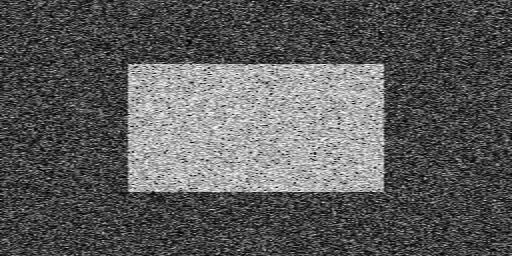
#> input picture 04-OpenCV/01-OpenCV_Python/data/noisy2.png, 512 x 256 px
$ python P10_OTSU.py
#> lines starting #> are read from the running program, lines starting #| are printed output that depends on the picture; after the words box and inside, x2 and y2 are one past the last pixel; in counts of white or black regions, pixels touching at a corner belong together
import cv2 as cv
import numpy as np
import matplotlib.pyplot as plt

# 1. 读取噪点图像
# 这张图片通常包含大量高斯噪声，导致直方图不平滑
img = cv.imread('data/noisy2.png')
#> img is the input picture: shape (256, 512, 3); min 0, max 254, mean 91
# 转换为灰度图 (Otsu 算法是基于灰度直方图计算的)
img = cv.cvtColor(img, cv.COLOR_BGR2GRAY)
#> img: shape (256, 512)

# -----------------------------------------------------------
# 情况 1: 普通的全局阈值 (Global Thresholding)
# -----------------------------------------------------------
# 硬性规定阈值为 127。
# 缺点: 无法适应噪声，噪点会被误判为前景或背景。
ret1, th1 = cv.threshold(img, 127, 255, cv.THRESH_BINARY)
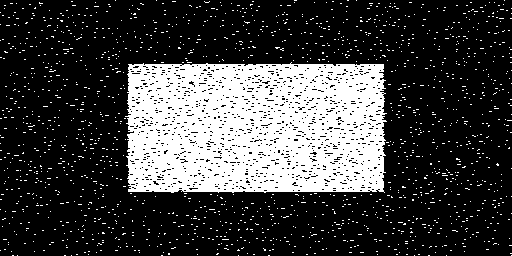
#> th1: shape (256, 512); 25.3% white; 1632 white regions (1631 under 20 px), largest, box (x1, y1, x2, y2) and area: (125, 62, 387, 193) 29976

# -----------------------------------------------------------
# 情况 2: 直接使用 Otsu 阈值 (Otsu's Thresholding)
# -----------------------------------------------------------
# 参数解释:
# - 127: 在这里被忽略。当使用了 THRESH_OTSU 标志时，OpenCV 会忽略这个参数。
# - cv.THRESH_OTSU: 开启大津算法，自动计算最优阈值。
# 返回值 ret2: 算法计算出的最优阈值。
ret2, th2 = cv.threshold(img, 0, 255, cv.THRESH_BINARY + cv.THRESH_OTSU)
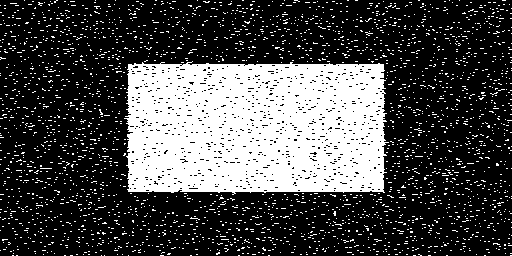
#> th2: shape (256, 512); 28.8% white; 2741 white regions (2740 under 20 px), largest, box (x1, y1, x2, y2) and area: (124, 61, 389, 195) 31152
#> ret2 = 114

# -----------------------------------------------------------
# 情况 3: 高斯模糊 + Otsu 阈值 (Gaussian Blur + Otsu)
# -----------------------------------------------------------
# 3.1 先进行高斯模糊
# 作用: 平滑图像，去除噪点。
# 关键点: 模糊会将直方图中杂乱的锯齿抹平，使其呈现出明显的“双峰”结构 (Bimodal)。
#
blur = cv.GaussianBlur(img, (5, 5), 0)
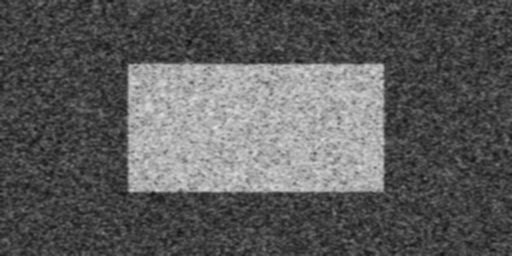
#> blur: shape (256, 512); min 14, max 227, mean 91

# 3.2 对模糊后的图像应用 Otsu
# 由于直方图现在有两个清晰的峰值，Otsu 能非常准确地找到两峰之间的低谷作为阈值。
ret3, th3 = cv.threshold(blur, 0, 255, cv.THRESH_BINARY + cv.THRESH_OTSU)
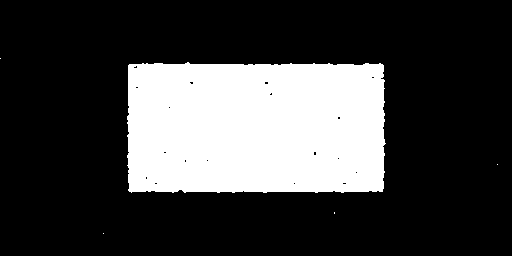
#> th3: shape (256, 512); 25% white; 5 white regions (4 under 20 px), largest, box (x1, y1, x2, y2) and area: (127, 62, 386, 193) 32724
#> ret3 = 117

# -----------------------------------------------------------
# 4. 可视化对比 (原图 vs 直方图 vs 结果)
# -----------------------------------------------------------
# 组织数据以便循环绘图
# 结构: [原图/模糊图, 0(占位), 结果图, ...]
images = [img, 0, th1,
          img, 0, th2,
          blur, 0, th3]

titles = ['Original Noisy Image', 'Histogram', 'Global Thresholding (v=127)',
          'Original Noisy Image', 'Histogram', f"Otsu Thresholding (v={int(ret2)})",
          'Gaussian filtered Image', 'Histogram', f"Otsu Thresholding (v={int(ret3)})"]
#> titles = ['Original Noisy Image', 'Histogram', 'Global Thresholding (v=127)', 'Original Noisy Image', 'Histogram', 'Otsu Thresholding (v=114)', 'Gaussian filtered Image', 'Histogram', 'Otsu Thresholding (v=117)']

plt.figure(figsize=(10, 8)) # 设置画布大小，防止挤在一起

for i in range(3):
    # 第一列: 显示输入图像
    plt.subplot(3, 3, i * 3 + 1)
    plt.imshow(images[i * 3], 'gray')
    plt.title(titles[i * 3], fontsize=10)
    plt.xticks([]), plt.yticks([])

    # 第二列: 显示直方图
    # plt.hist(数据源, 桶的数量)
    # images[i*3].ravel(): 将二维图像数组展平为一维数组，因为 hist 需要一维数据
    plt.subplot(3, 3, i * 3 + 2)
    plt.hist(images[i * 3].ravel(), 256)
    plt.title(titles[i * 3 + 1], fontsize=10)
    plt.xticks([]), plt.yticks([])

    # 第三列: 显示二值化结果
    plt.subplot(3, 3, i * 3 + 3)
    plt.imshow(images[i * 3 + 2], 'gray')
    plt.title(titles[i * 3 + 2], fontsize=10)
    plt.xticks([]), plt.yticks([])

plt.tight_layout() # 自动调整子图间距
plt.show()
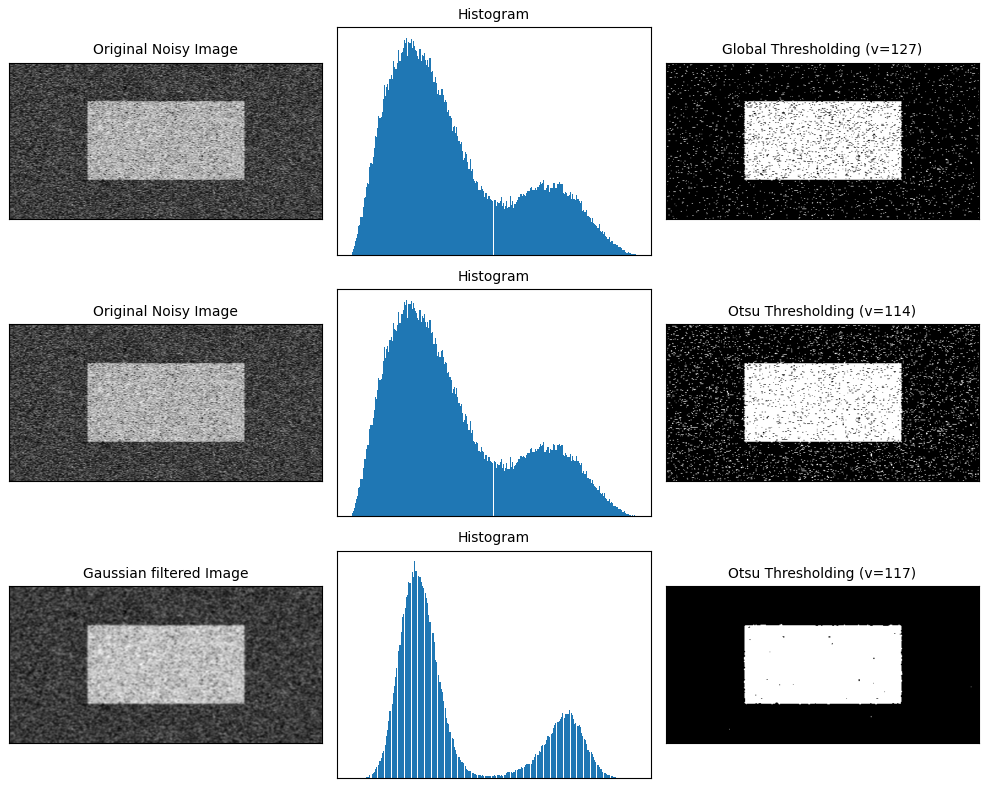
#> figure drawn by matplotlib, 9 panels

$ run again, with 04-OpenCV/01-OpenCV_Python/data/aloeGT.png copied over 04-OpenCV/01-OpenCV_Python/data/noisy2.png
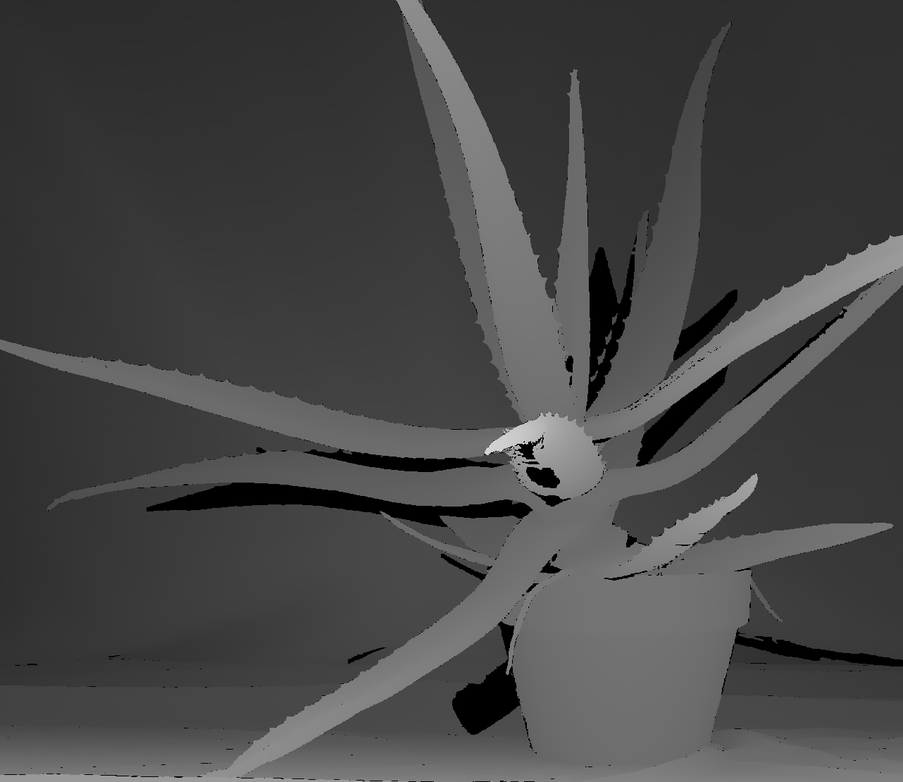
#> input picture 04-OpenCV/01-OpenCV_Python/data/aloeGT.png, 903 x 782 px, shrunk from 1282 x 1110 before the run
#> img is the input picture: shape (782, 903, 3); min 0, max 233, mean 69.8
#> img: shape (782, 903)
#> `ret1, th1 = cv.threshold(img, 127, 255, cv.THRESH_BINARY)`:
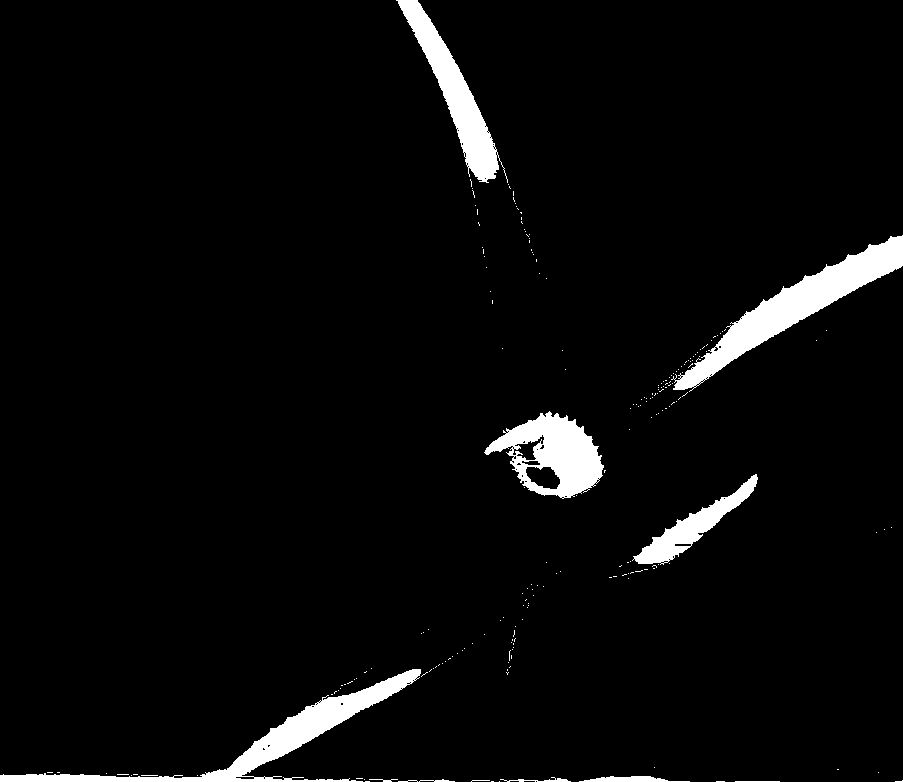
#> th1: shape (782, 903); 4.1% white; 217 white regions (206 under 20 px), largest, box (x1, y1, x2, y2) and area: (671, 235, 903, 392) 7750, (0, 669, 421, 782) 6745, (484, 411, 604, 499) 5333
#> th2: shape (782, 903); 28.1% white; 68 white regions (67 under 20 px), largest, box (x1, y1, x2, y2) and area: (0, 0, 903, 782) 198353
#> ret2 = 82
#> `ret3, th3 = cv.threshold(blur, 0, 255, cv.THRESH_BINARY + cv.THRESH_OT..`:
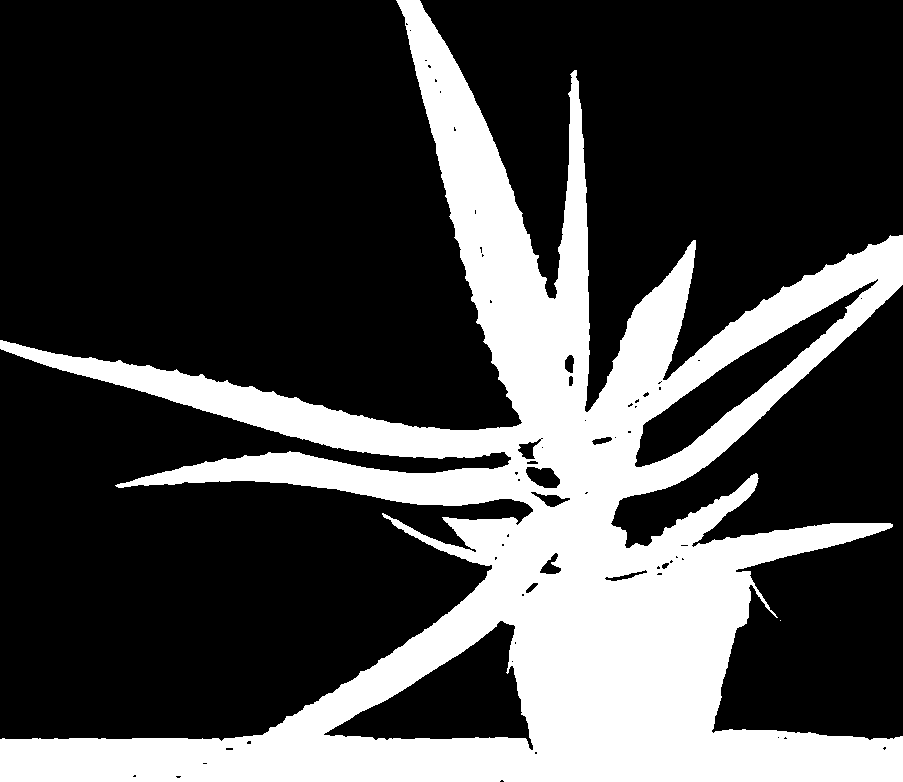
#> th3: shape (782, 903); 28% white; 2 white regions (1 under 20 px), largest, box (x1, y1, x2, y2) and area: (0, 0, 903, 782) 197881
#> titles = ['Original Noisy Image', 'Histogram', 'Global Thresholding (v=127)', 'Original Noisy Image', 'Histogram', 'Otsu Thresholding (v=82)', 'Gaussian filtered Image', 'Histogram', 'Otsu Thresholding (v=82)']

$ run again, with 04-OpenCV/01-OpenCV_Python/data/basketball1.png copied over 04-OpenCV/01-OpenCV_Python/data/noisy2.png
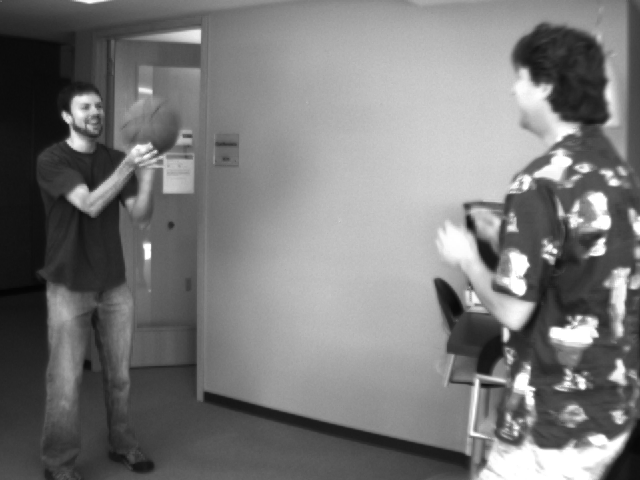
#> input picture 04-OpenCV/01-OpenCV_Python/data/basketball1.png, 640 x 480 px
#> img is the input picture: shape (480, 640, 3); min 4, max 255, mean 120.3
#> img: shape (480, 640)
#> `ret1, th1 = cv.threshold(img, 127, 255, cv.THRESH_BINARY)`:
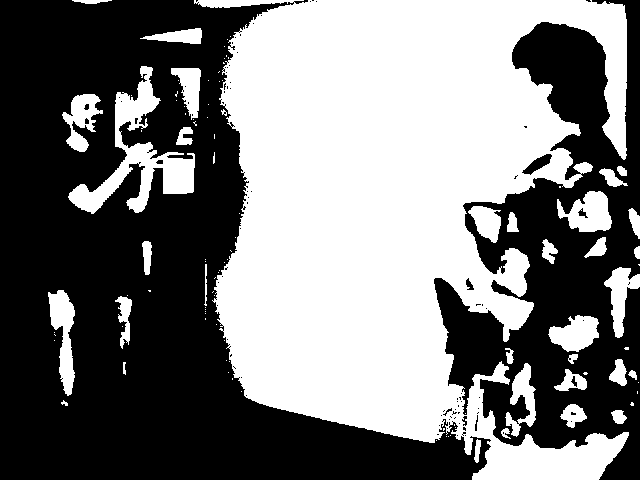
#> th1: shape (480, 640); 47.6% white; 104 white regions (69 under 20 px), largest, box (x1, y1, x2, y2) and area: (194, 0, 629, 480) 127311, (68, 66, 195, 214) 5217, (48, 290, 75, 396) 1502
#> th2: shape (480, 640); 51.4% white; 70 black regions (61 under 20 px), largest, box (x1, y1, x2, y2) and area: (0, 0, 491, 480) 105190, (434, 0, 640, 480) 43217, (523, 155, 552, 174) 237
#> ret2 = 118
#> `ret3, th3 = cv.threshold(blur, 0, 255, cv.THRESH_BINARY + cv.THRESH_OT..`:
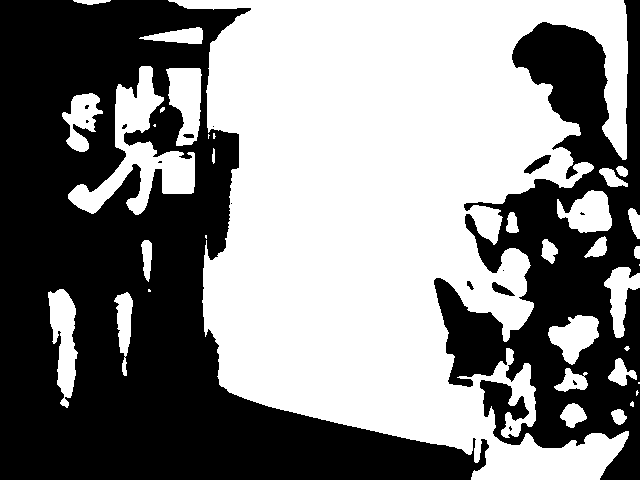
#> th3: shape (480, 640); 51.5% white; 16 black regions (10 under 20 px), largest, box (x1, y1, x2, y2) and area: (0, 0, 489, 480) 105384, (434, 0, 640, 480) 42954, (524, 155, 551, 174) 218, (492, 282, 515, 296) 149, (183, 134, 194, 138) 38, (467, 281, 474, 290) 34
#> titles = ['Original Noisy Image', 'Histogram', 'Global Thresholding (v=127)', 'Original Noisy Image', 'Histogram', 'Otsu Thresholding (v=118)', 'Gaussian filtered Image', 'Histogram', 'Otsu Thresholding (v=118)']
